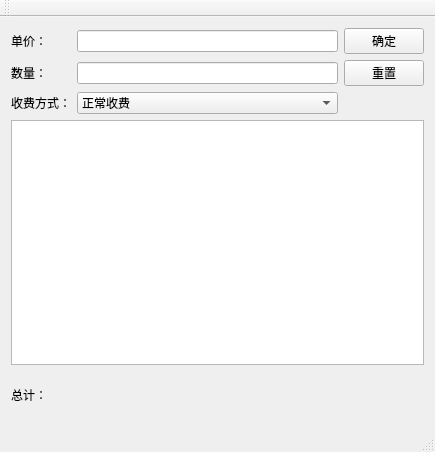
<?xml version="1.0" encoding="UTF-8"?>
<ui version="4.0">
 <class>MainWindow</class>
 <widget class="QMainWindow" name="MainWindow">
  <property name="geometry">
   <rect>
    <x>0</x>
    <y>0</y>
    <width>435</width>
    <height>452</height>
   </rect>
  </property>
  <property name="windowTitle">
   <string>MainWindow</string>
  </property>
  <widget class="QWidget" name="centralWidget">
   <layout class="QVBoxLayout" name="verticalLayout">
    <item>
     <layout class="QGridLayout" name="gridLayout">
      <item row="0" column="1">
       <widget class="QLineEdit" name="lineEdit_Price"/>
      </item>
      <item row="2" column="0">
       <widget class="QLabel" name="label_3">
        <property name="text">
         <string>收费方式：</string>
        </property>
       </widget>
      </item>
      <item row="0" column="0">
       <widget class="QLabel" name="label">
        <property name="text">
         <string>单价：</string>
        </property>
       </widget>
      </item>
      <item row="2" column="1">
       <widget class="QComboBox" name="comboBox_crashmodel">
        <item>
         <property name="text">
          <string>正常收费</string>
         </property>
        </item>
        <item>
         <property name="text">
          <string>满300反100</string>
         </property>
        </item>
        <item>
         <property name="text">
          <string>打8折</string>
         </property>
        </item>
       </widget>
      </item>
      <item row="1" column="0">
       <widget class="QLabel" name="label_2">
        <property name="text">
         <string>数量：</string>
        </property>
       </widget>
      </item>
      <item row="1" column="1">
       <widget class="QLineEdit" name="lineEdit_Number"/>
      </item>
      <item row="0" column="2">
       <widget class="QPushButton" name="pushButton_OK">
        <property name="text">
         <string>确定</string>
        </property>
       </widget>
      </item>
      <item row="1" column="2">
       <widget class="QPushButton" name="pushButton_ReSet">
        <property name="text">
         <string>重置</string>
        </property>
       </widget>
      </item>
     </layout>
    </item>
    <item>
     <widget class="QTextEdit" name="textEdit"/>
    </item>
    <item>
     <layout class="QHBoxLayout" name="horizontalLayout">
      <item>
       <widget class="QLabel" name="label_4">
        <property name="maximumSize">
         <size>
          <width>60</width>
          <height>100</height>
         </size>
        </property>
        <property name="text">
         <string>总计：</string>
        </property>
       </widget>
      </item>
      <item>
       <widget class="QLabel" name="label_Result">
        <property name="font">
         <font>
          <family>Aharoni</family>
          <pointsize>26</pointsize>
          <weight>75</weight>
          <bold>true</bold>
         </font>
        </property>
        <property name="text">
         <string/>
        </property>
       </widget>
      </item>
     </layout>
    </item>
   </layout>
  </widget>
  <widget class="QMenuBar" name="menuBar">
   <property name="geometry">
    <rect>
     <x>0</x>
     <y>0</y>
     <width>435</width>
     <height>23</height>
    </rect>
   </property>
  </widget>
  <widget class="QToolBar" name="mainToolBar">
   <attribute name="toolBarArea">
    <enum>TopToolBarArea</enum>
   </attribute>
   <attribute name="toolBarBreak">
    <bool>false</bool>
   </attribute>
  </widget>
  <widget class="QStatusBar" name="statusBar"/>
 </widget>
 <layoutdefault spacing="6" margin="11"/>
 <resources/>
 <connections/>
</ui>
